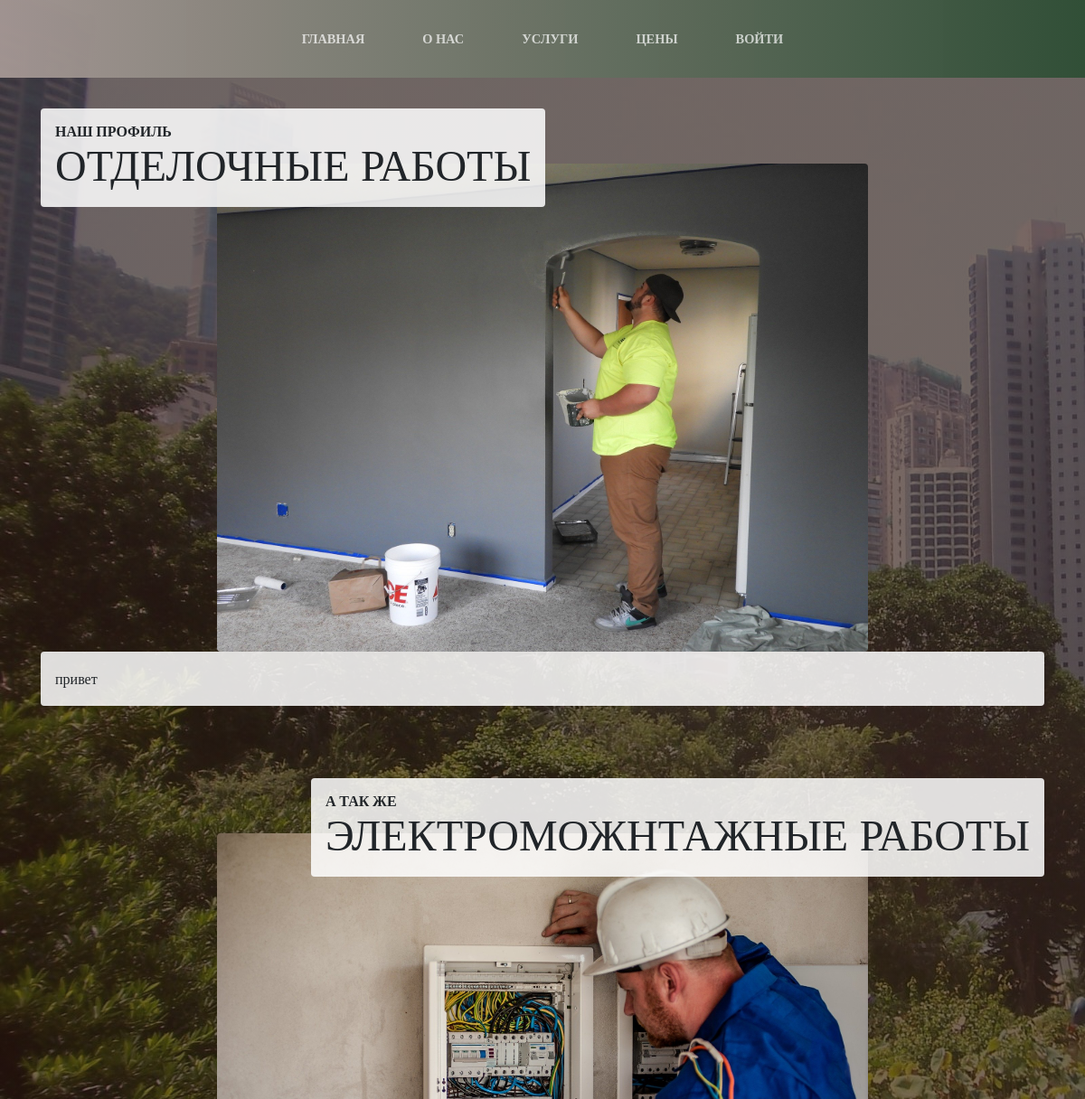
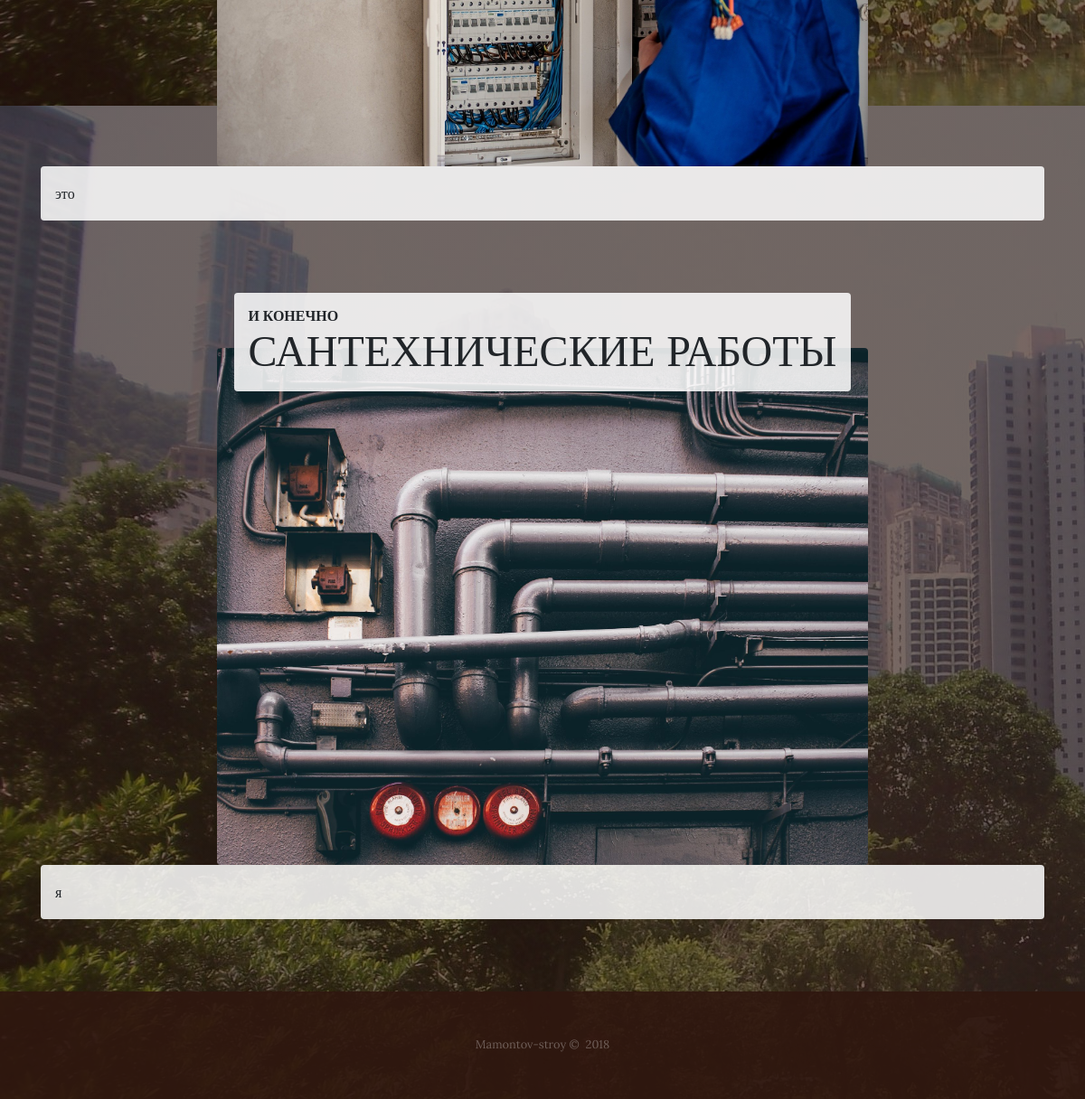
/uslugi/, run on the app's committed database (2 pictures, top to bottom).
### main/models.py (models this page shows, shortened)
class Post(models.Model):
    title_name = models.ManyToManyField(Post_Category,
    related_name='post',)
    text_one = RichTextField( db_index=True, null=True, blank=True,)
    text_second = RichTextField(db_index=True, null=True, blank=True)
    text_third = RichTextField(db_index=True, null=True,  blank=True)
    text_four = RichTextField(db_index=True, null=True,  blank=True)

### main/views.py (the view)
# urls.py: path('uslugi/', views.uslugi, name='uslugi'),
def uslugi(request):
  title_name = Post_Category.objects.filter(id=2)
  context = {'title_name':title_name}
  return render (request, 'products.html', context)

### main/models.py (called while the page is built)
    def get_products(self):
        return Post.objects.filter(title_name__title=self.title)

### main/templates/products.html
{% extends "base.html" %}
{% load static %}
{% block content %}
{% if request.user.is_staff %}
{% include "prod_login.html" %}
{%else%}
{% include "prod_annonym.html" %}
{% endif %}
{% endblock content %}

### main/templates/base.html (shortened to what this page needs)
<!DOCTYPE html>
<html>
{% load static%}
<head>
    <link rel="stylesheet" type="text/css"  href="/static/bootstrap/css/bootstrap.min.css">
    <link rel="stylesheet" type="text/css"  href="/static/css/styles.min.css">
</head>
<body style="background:linear-gradient(rgba(47, 23, 15, 0.65), rgba(47, 23, 15, 0.65)), url('/static/media/bg.jpg')">
    {% include 'nav.html' %}
        {% block content %}
        {% endblock content %}
    {% include 'footer.html' %}
</body>
</html>

### main/templates/nav.html (shortened to what this page needs)
{% load static%}
    <nav class="navbar navbar-light navbar-expand-lg fixed-top py-lg-4" id="mainNav">
        <div class="container">
            <div class="collapse navbar-collapse" id="navbarResponsive">
            <ul class="nav navbar-nav mx-auto">
                <li class="nav-item" role="presentation"><a class="nav-link" href="{% url 'index' %}">Главная</a></li>
                <li class="nav-item" role="presentation"><a class="nav-link" href="{% url 'about-name' %}">О нас</a></li>
                <li class="nav-item" role="presentation"><a class="nav-link" href="{% url 'uslugi' %}">услуги</a></li>
                <li class="nav-item" role="presentation"><a class="nav-link" href="{% url 'prices' %}">Цены</a></li>
                {% if user.is_authenticated %}
                {% if request.user.is_staff %}
                <li class="nav-item" role="presentation"><a class="nav-link" href="{% url 'prices_enter' %}">Добавить</a></li>
                {% endif %}
                <li class="nav-item" role="presentation"><a class="nav-link" href="/admin/">{{user.username}}</a></li>
                <li class="nav-item" role="presentation"><a class="nav-link" href="{% url 'logout' %}">Выйти</a></li>
                {%else%}
                <li class="nav-item" role="presentation"><a class="nav-link" href="{% url 'login' %}">Войти</a></li>
                {% endif %}
            </ul>
        </div>
    </div>
</nav>

### main/templates/prod_annonym.html
{% load crispy_forms_tags %}
{% load static %}
    <section class="page-section">
        <div class="container">
            <div class="product-item">
                <div class="d-flex product-item-title">
                    <div class="d-flex mr-auto bg-faded p-5 rounded">
                        <h2 class="section-heading mb-0"><span class="section-heading-upper">наш профиль</span><span id="pro" class="section-heading-lower">отделочные работы</span></h2>
                    </div>
                </div><img class="img-fluid d-flex mx-auto product-item-img mb-3 mb-lg-0 rounded" src="{% static '/media/products-01.jpg' %}">
                <div class="bg-faded p-5 rounded">
                    <p class="mb-0">
                        {% for category in title_name%}
                        {%for p in category.get_products%}
                        {{p.text_one|safe}}
                        {%endfor%}
                        {%endfor%}
                </div>
            </div>
        </div>
    </section>
    <section class="page-section">
        <div class="container">
            <div class="product-item">
                <div class="d-flex product-item-title">
                    <div class="d-flex ml-auto bg-faded p-5 rounded">
                        <h2 class="section-heading mb-0"><span class="section-heading-upper">а так же</span><span id="pro2" class="section-heading-lower">Электроможнтажные работы</span></h2>
                    </div>
                </div><img class="img-fluid d-flex mx-auto product-item-img mb-3 mb-lg-0 rounded" src="{% static '/media/products-02.jpg' %}">
                <div class="bg-faded p-5 rounded">
                    <p class="mb-0">
                        {% for category in title_name%}
                        {%for p in category.get_products%}
                        {{p.text_second|safe}}
                        {%endfor%}
                        {%endfor%}<br></p>
                </div>
            </div>
        </div>
    </section>
    <section class="page-section">
        <div class="container">
            <div class="product-item">
                <div class="d-flex product-item-title">
                    <div class="d-flex mx-auto bg-faded p-5 rounded">
                        <h2 class="section-heading mb-0"><span class="section-heading-upper">и конечно</span><span id="pro3" class="section-heading-lower">сантехнические работы</span></h2>
                    </div>
                </div><img class="img-fluid d-flex mx-auto product-item-img mb-3 mb-lg-0 rounded" src="{% static '/media/products-03.jpg' %}">
                <div class="bg-faded p-5 rounded">
                    <p class="mb-0">
                        {% for category in title_name%}
                        {%for p in category.get_products%}
                        {{p.text_third|safe}}
                        {%endfor%}
                        {%endfor%}<br></p>
                </div>
            </div>
        </div>
    </section>

### main/templates/footer.html
<footer class="footer text-faded text-center py-5">
    <div class="container">
        <p class="m-0 small">Mamontov-stroy&nbsp;©&nbsp; 2018</p>
    </div>
</footer>

### data on the page
Post: text_one "привет", text_second "это", text_third "я"
